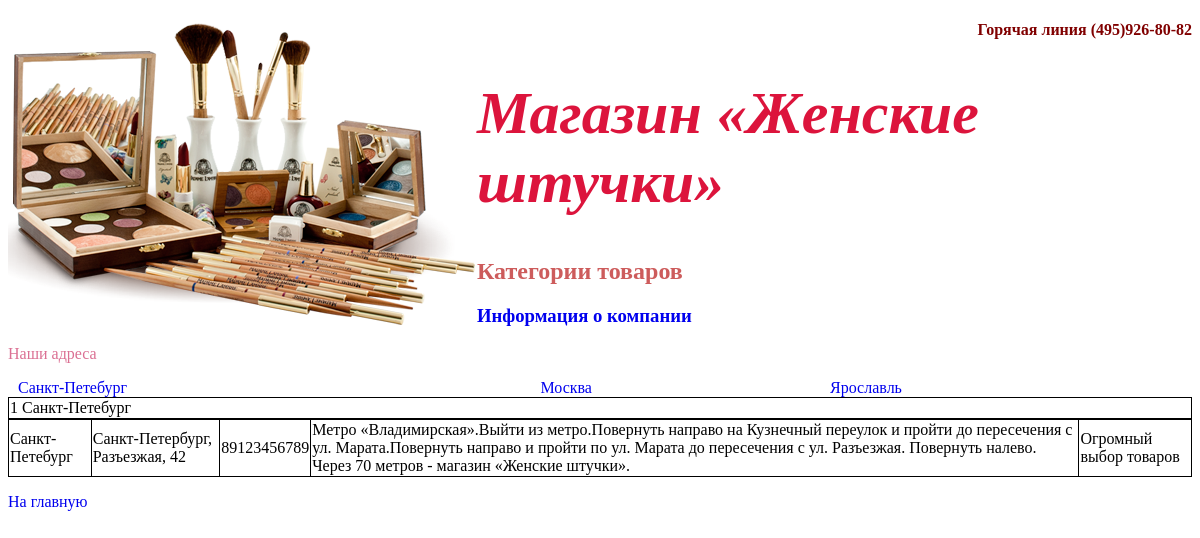
Page /315/kategorii_gorodov.php?category=SaintPetersburg on the committed database.
### tables this page shows
CREATE TABLE IF NOT EXISTS `kategorii_gorodov` (
  `ID` int(10) NOT NULL AUTO_INCREMENT,
  `gorod` varchar(255) NOT NULL,
  `url` varchar(255) DEFAULT NULL,
  PRIMARY KEY (`ID`),
  UNIQUE KEY `ID` (`ID`,`gorod`,`url`)
);

CREATE TABLE IF NOT EXISTS `gorod` (
  `ID` int(10) NOT NULL AUTO_INCREMENT,
  `ID goroda` int(10) NOT NULL,
  `adres` varchar(255) NOT NULL,
  `telefon` char(12) NOT NULL,
  `proezd` varchar(255) NOT NULL,
  `opisanie` varchar(255) NOT NULL,
  PRIMARY KEY (`ID`),
  UNIQUE KEY `ID` (`ID`,`ID goroda`,`adres`,`telefon`,`proezd`,`opisanie`)
);

### 315/func1.php (the view, shortened to what this page needs)
<?php
function get_id_category(){
	$category_url = $_GET["category"];
	$query = "SELECT ID, gorod FROM kategorii_gorodov WHERE  url = '$category_url'";
	$result = mysql_query($query) or die('Запрос не удался: ' . mysql_error());
		echo "<table>\n";
		echo "\t<tr>\n";
	while ($rows = mysql_fetch_array($result, MYSQL_ASSOC)) {
	    echo "\t\t<td>".$rows["ID"]." ".$rows['gorod']."</td>\n";
	}
	echo "\t</tr>\n";
	echo "</table>\n";
}
function view_link_category(){
	$query = "SELECT gorod, url FROM kategorii_gorodov;";
	$result = mysql_query($query) or die('Запрос не удался: ' . mysql_error());
		echo "<table class=\"link\">\n";
		echo "\t<tr>\n";
	while ($rows = mysql_fetch_array($result, MYSQL_ASSOC)) {
	    echo "\t\t<td><a href=?category=".$rows["url"].">".$rows['gorod']."</a></td>\n";
	}
	echo "\t</tr>\n";
	echo "</table>\n";
}
function view_product(){
	$category_url = $_GET["category"];
	$query = "SELECT  `kategorii_gorodov`.`gorod` ,  `gorod`.`adres` , `telefon` , `proezd` , `opisanie`  FROM  `kategorii_gorodov`
		 LEFT JOIN  `gorod` ON  `kategorii_gorodov`.`ID` =  `gorod`.`ID goroda`
		WHERE  `kategorii_gorodov`.`url` =  '$category_url'
		ORDER BY  `kategorii_gorodov`.`gorod`; ";
		$result = mysql_query($query) or die('Запрос не удался: ' . mysql_error());
		echo "<table>\n";
	while ($line = mysql_fetch_array($result, MYSQL_ASSOC)) {
	    echo "\t<tr>\n";
	    foreach ($line as $col_value) {
	        echo "\t\t<td>$col_value</td>\n";
	    }
	    echo "\t</tr>\n";
	}
	echo "</table>\n";
}
?>

### 315/static/css/style.css (style rules this page uses)
table { width: 100%; border-collapse: collapse; }
td, tr { border: 1px solid #000; }
table.link td, table.link tr { border: none; padding: 0 10px; }

### 315/kategorii_gorodov.php (style rules this page uses)
a { text-decoration: none; }

### rows in the picture
kategorii_gorodov: gorod "Санкт-Петебург", ID "1", gorod.adres "Санкт-Петербург, Разъезжая, 42", gorod.telefon "89123456789", gorod.proezd "Метро «Владимирская».Выйти из метро.Повернуть направо на Кузнечный переулок и пройти до пересечения с ул. Марата.Повернуть направо и пройти по ул. Марата до пересечения с ул. Разъезжая. Повернуть налево. Через 70 метров - магазин «Женские штучки».", gorod.opisanie "Огромный выбор товаров"
kategorii_gorodov: gorod "Москва"
kategorii_gorodov: gorod "Ярославль"
